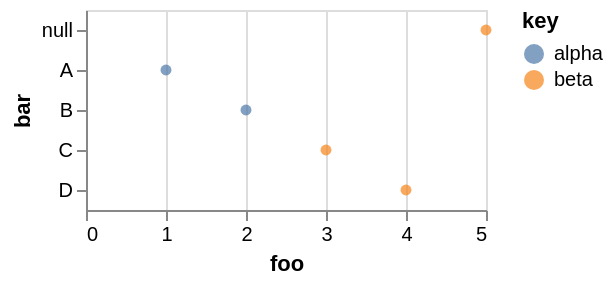

Describe this chart as a Vega-Lite specification.
### Vega specification from a JSON file in a GitHub repository (floating-point values rounded to 4 significant figures)
{"$schema": "https://vega.github.io/schema/vega/v5.json", "background": "white", "padding": 5, "width": 200, "style": "cell", "data": [{"name": "source_0", "values": [{"key": "alpha", "foo": [1, 2], "bar": ["A", "B"]}, {"key": "beta", "foo": [3, 4, 5], "bar": ["C", "D"]}]}, {"name": "data_0", "source": "source_0", "transform": [{"type": "flatten", "fields": ["foo", "bar"], "as": ["foo", "bar"]}, {"type": "filter", "expr": "isValid(datum[\"foo\"]) && isFinite(+datum[\"foo\"])"}]}], "signals": [{"name": "y_step", "value": 20}, {"name": "height", "update": "bandspace(domain('y').length, 1, 0.5) * y_step"}], "marks": [{"name": "marks", "type": "symbol", "style": ["circle"], "from": {"data": "data_0"}, "encode": {"update": {"opacity": {"value": 0.7}, "fill": {"scale": "color", "field": "key"}, "x": {"scale": "x", "field": "foo"}, "y": {"scale": "y", "field": "bar"}, "shape": {"value": "circle"}}}}], "scales": [{"name": "x", "type": "linear", "domain": {"data": "data_0", "field": "foo"}, "range": [0, {"signal": "width"}], "nice": true, "zero": true}, {"name": "y", "type": "point", "domain": {"data": "data_0", "field": "bar", "sort": true}, "range": {"step": {"signal": "y_step"}}, "padding": 0.5}, {"name": "color", "type": "ordinal", "domain": {"data": "data_0", "field": "key", "sort": true}, "range": "category"}], "axes": [{"scale": "x", "orient": "bottom", "gridScale": "y", "grid": true, "tickCount": {"signal": "ceil(width/40)"}, "domain": false, "labels": false, "maxExtent": 0, "minExtent": 0, "ticks": false, "zindex": 0}, {"scale": "x", "orient": "bottom", "grid": false, "title": "foo", "labelFlush": true, "labelOverlap": true, "tickCount": {"signal": "ceil(width/40)"}, "zindex": 0}, {"scale": "y", "orient": "left", "grid": false, "title": "bar", "zindex": 0}], "legends": [{"fill": "color", "gradientLength": {"signal": "clamp(height, 64, 200)"}, "symbolType": "circle", "title": "key", "encode": {"symbols": {"update": {"opacity": {"value": 0.7}}}}}], "config": {"background": "white"}}
